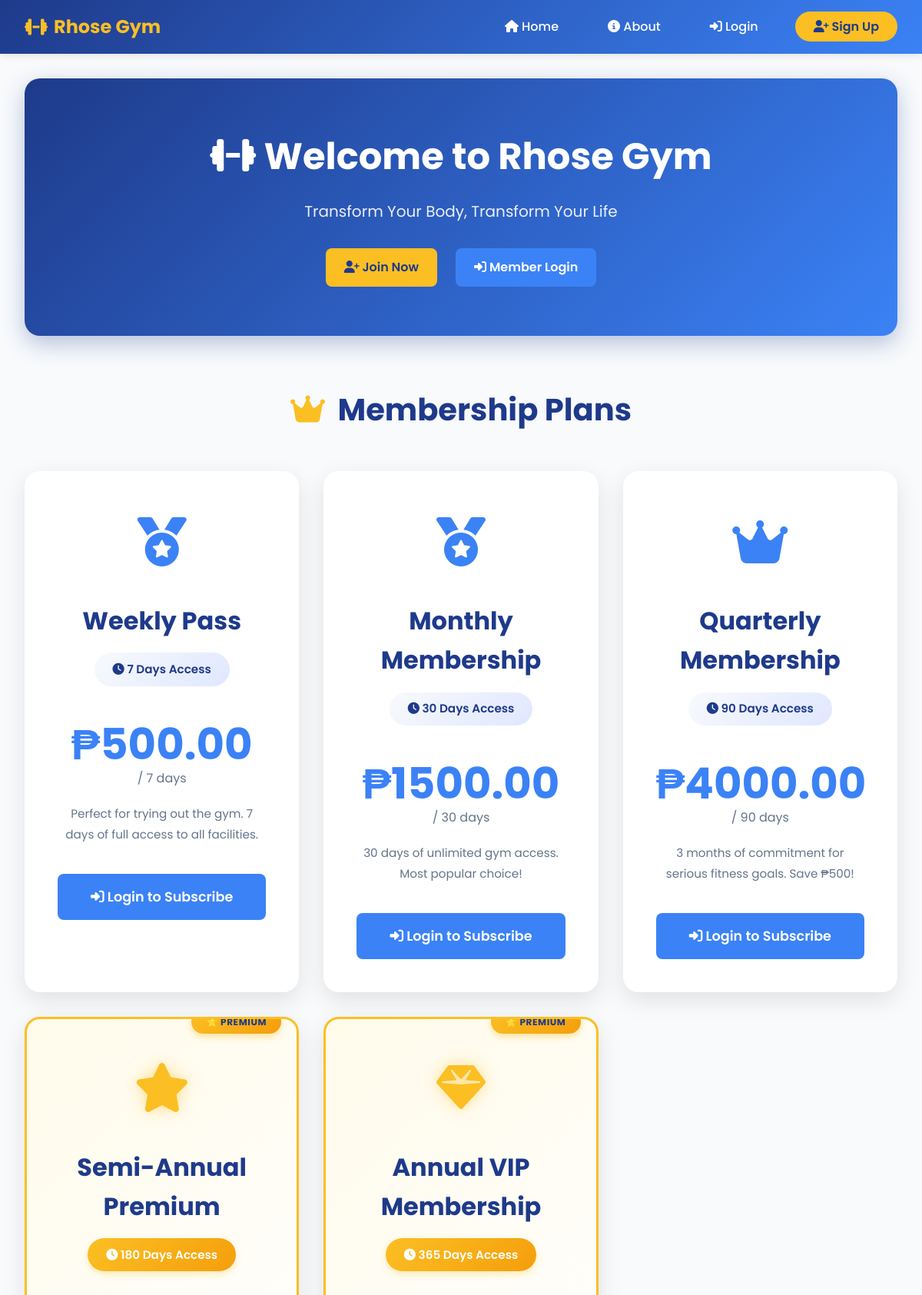
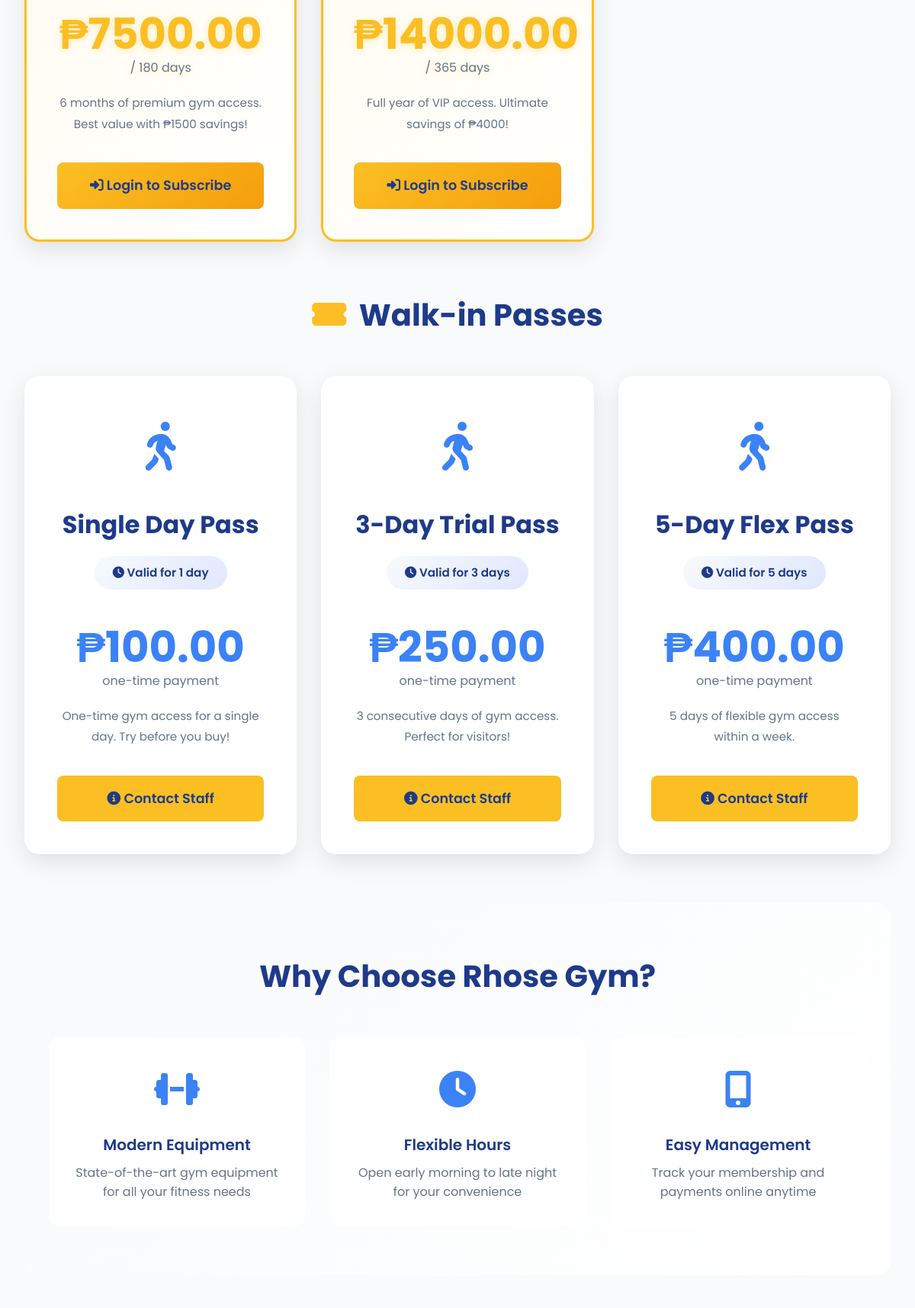
The page / (upper part) on the database its author committed (2 pictures, top to bottom).
### gym_app/models.py (models this page shows, shortened)
class MembershipPlan(models.Model):
    name = models.CharField(max_length=100)
    duration_days = models.IntegerField(help_text="Duration in days")
    price = models.DecimalField(max_digits=10, decimal_places=2)
    description = models.TextField(blank=True, null=True)
    is_active = models.BooleanField(default=True)
    is_archived = models.BooleanField(default=False, help_text="Archived plans are hidden but preserved for records")
    archived_at = models.DateTimeField(null=True, blank=True)
    archived_by = models.ForeignKey(
        User,
        on_delete=models.SET_NULL,
        null=True,
        blank=True,
        related_name='archived_membership_plans'
    )
    created_at = models.DateTimeField(auto_now_add=True)
    updated_at = models.DateTimeField(auto_now=True)
    class Meta:
        db_table = 'membership_plans'
        verbose_name = 'Membership Plan'
        verbose_name_plural = 'Membership Plans'
        ordering = ['price']

class FlexibleAccess(models.Model):
    name = models.CharField(max_length=100)
    duration_days = models.IntegerField(help_text="Validity in days")
    price = models.DecimalField(max_digits=10, decimal_places=2)
    description = models.TextField(blank=True, null=True)
    is_active = models.BooleanField(default=True)
    is_archived = models.BooleanField(default=False, help_text="Archived passes are hidden but preserved for records")
    archived_at = models.DateTimeField(null=True, blank=True)
    archived_by = models.ForeignKey(
        User,
        on_delete=models.SET_NULL,
        null=True,
        blank=True,
        related_name='archived_walk_in_plans'
    )
    created_at = models.DateTimeField(auto_now_add=True)
    updated_at = models.DateTimeField(auto_now=True)
    class Meta:
        db_table = 'flexible_access'
        verbose_name = 'Flexible Access Pass'
        verbose_name_plural = 'Flexible Access Passes'
        ordering = ['duration_days']

### gym_app/views.py (the view)
# urls.py: path('', views.home, name='home'),
def home(request):
    membership_plans = MembershipPlan.objects.filter(
        is_active=True,
        is_archived=False
    ).order_by('price')
    walk_in_passes = FlexibleAccess.objects.filter(
        is_active=True,
        is_archived=False
    ).order_by('duration_days')
    hero_sections = HeroSection.objects.filter(is_active=True).order_by('display_order')
    gallery_images = GymGallery.objects.filter(
        is_active=True,
        is_featured=True
    ).order_by('display_order')[:6]  # Show max 6 featured images
    context = {
        'membership_plans': membership_plans,
        'walk_in_passes': walk_in_passes,
        'hero_sections': hero_sections,
        'gallery_images': gallery_images,
    }
    return render(request, 'gym_app/home.html', context)

### gym_app/templates/gym_app/home.html (shortened to what this page needs)
{% extends 'gym_app/base.html' %}
{% load static %}
{% block extra_css %}
<link rel="stylesheet" href="{% static 'gym_app/css/pages/home.css' %}">
{% endblock %}
{% block content %}
{% if hero_sections %}
    {% for hero in hero_sections %}
    <div class="hero-image-section" style="--overlay-opacity: {{ hero.overlay_opacity }};">
        <picture class="hero-background">
            {% if hero.mobile_image %}
            <source media="(max-width: 768px)" srcset="{{ hero.mobile_image.url }}">
            {% endif %}
            <img src="{{ hero.background_image.url }}" alt="{{ hero.title }}" class="hero-bg-image">
        </picture>
        <div class="hero-overlay"></div>
        <div class="hero-content">
            <div class="hero-text">
                <h1 class="hero-title">
                    <i class="fas fa-dumbbell"></i> {{ hero.title }}
                </h1>
                {% if hero.subtitle %}
                <p class="hero-subtitle">{{ hero.subtitle }}</p>
                {% endif %}
                {% if hero.description %}
                <p class="hero-description">{{ hero.description }}</p>
                {% endif %}
            </div>
            <div class="hero-buttons">
                {% if user.is_authenticated %}
                    <a href="{% url 'dashboard' %}" class="btn btn-gold btn-lg hero-btn">
                        <i class="fas fa-chart-line"></i> Go to Dashboard
                    </a>
                    <a href="{% url 'membership_plans' %}" class="btn btn-primary btn-lg hero-btn">
                        <i class="fas fa-tag"></i> View Plans
                    </a>
                {% else %}
                    <a href="{{ hero.cta_primary_link }}" class="btn btn-gold btn-lg hero-btn">
                        <i class="fas fa-user-plus"></i> {{ hero.cta_primary_text }}
                    </a>
                    {% if hero.cta_secondary_text and hero.cta_secondary_link %}
                    <a href="{{ hero.cta_secondary_link }}" class="btn btn-primary btn-lg hero-btn">
                        <i class="fas fa-sign-in-alt"></i> {{ hero.cta_secondary_text }}
                    </a>
                    {% else %}
                    <a href="{% url 'login' %}" class="btn btn-primary btn-lg hero-btn">
                        <i class="fas fa-sign-in-alt"></i> Member Login
                    </a>
                    {% endif %}
                {% endif %}
            </div>
        </div>
        <div class="scroll-indicator">
            <i class="fas fa-chevron-down"></i>
        </div>
    </div>
    {% endfor %}
{% else %}
    <div class="hero">
        <h1><i class="fas fa-dumbbell"></i> Welcome to Rhose Gym</h1>
        <p>Transform Your Body, Transform Your Life</p>
        <div class="hero-buttons">
            {% if user.is_authenticated %}
                <a href="{% url 'dashboard' %}" class="btn btn-gold">
                    <i class="fas fa-chart-line"></i> Go to Dashboard
                </a>
                <a href="{% url 'membership_plans' %}" class="btn btn-primary">
                    <i class="fas fa-tag"></i> View Plans
                </a>
            {% else %}
                <a href="{% url 'register' %}" class="btn btn-gold">
                    <i class="fas fa-user-plus"></i> Join Now
                </a>
                <a href="{% url 'login' %}" class="btn btn-primary">
                    <i class="fas fa-sign-in-alt"></i> Member Login
                </a>
            {% endif %}
        </div>
    </div>
{% endif %}
{% if membership_plans %}
<section>
    <h2 class="section-title">
        <i class="fas fa-crown"></i>
        Membership Plans
    </h2>
    <div class="plans-grid">
        {% for plan in membership_plans %}
        <div class="plan-card {% if plan.duration_days >= 180 %}premium{% endif %}">
            <div class="plan-icon">
                <i class="fas fa-{% if plan.duration_days >= 365 %}gem{% elif plan.duration_days >= 180 %}star{% elif plan.duration_days >= 90 %}crown{% else %}medal{% endif %}"></i>
            </div>
            <h3 class="plan-name">{{ plan.name }}</h3>
            <div class="plan-duration">
                <i class="fas fa-clock"></i> {{ plan.duration_days }} Days Access
            </div>
            <div class="plan-price">
                ₱{{ plan.price }}
                <small>/ {{ plan.duration_days }} days</small>
            </div>
            <p class="plan-description">
                {{ plan.description|default:"Full access to all gym facilities, equipment, and amenities for the duration of your membership." }}
            </p>
            {% if user.is_authenticated and user.role == 'member' %}
                {% if current_membership %}
                    {% if current_membership.plan.id == plan.id %}
                        <button class="btn btn-success" disabled style="opacity: 0.6;">
                            <i class="fas fa-check"></i> Current Plan
                        </button>
                    {% else %}
                        <button class="btn btn-primary" disabled style="opacity: 0.6;">
                            <i class="fas fa-info-circle"></i> Already Subscribed
                        </button>
                    {% endif %}
                {% else %}
                    <a href="{% url 'subscribe_plan' plan.id %}" class="btn btn-primary">
                        <i class="fas fa-shopping-cart"></i> Subscribe Now
                    </a>
                {% endif %}
            {% else %}
                <a href="{% url 'login' %}" class="btn btn-primary">
                    <i class="fas fa-sign-in-alt"></i> Login to Subscribe
                </a>
            {% endif %}
        </div>
        {% endfor %}
    </div>
</section>
{% endif %}
{% if walk_in_passes %}
<section>
    <h2 class="section-title">
        <i class="fas fa-ticket-alt"></i>
        Walk-in Passes
    </h2>
    <div class="plans-grid">
        {% for pass in walk_in_passes %}
        <div class="plan-card">
            <div class="plan-icon">
                <i class="fas fa-walking"></i>
            </div>
            <h3 class="plan-name">{{ pass.name }}</h3>
            <div class="plan-duration">
                <i class="fas fa-clock"></i> Valid for {{ pass.duration_days }} day{{ pass.duration_days|pluralize }}
            </div>
            <div class="plan-price">
                ₱{{ pass.price }}
                <small>one-time payment</small>
            </div>
            <p class="plan-description">
                {{ pass.description|default:"Perfect for occasional gym visitors. Get access to all facilities without long-term commitment." }}
            </p>
            {% if user.is_authenticated and user.is_staff_or_admin %}
                <a href="{% url 'walkin_purchase' %}" class="btn btn-gold">
                    <i class="fas fa-cash-register"></i> Process Sale
                </a>
            {% else %}
                <a href="{% url 'login' %}" class="btn btn-gold">
                    <i class="fas fa-info-circle"></i> Contact Staff
                </a>
            {% endif %}
        </div>
        {% endfor %}
    </div>
</section>
{% endif %}
<div class="features-section">
    <h2 class="section-title">Why Choose Rhose Gym?</h2>
    <div class="features-grid">
        <div class="feature-card">
            <div class="feature-icon">
                <i class="fas fa-dumbbell"></i>
            </div>
            <h3 class="feature-title">Modern Equipment</h3>
            <p class="feature-desc">State-of-the-art gym equipment for all your fitness needs</p>
        </div>
        <div class="feature-card">
            <div class="feature-icon">
                <i class="fas fa-clock"></i>
            </div>
            <h3 class="feature-title">Flexible Hours</h3>
            <p class="feature-desc">Open early morning to late night for your convenience</p>
        </div>
        <div class="feature-card">
            <div class="feature-icon">
                <i class="fas fa-mobile-alt"></i>
            </div>
            <h3 class="feature-title">Easy Management</h3>
            <p class="feature-desc">Track your membership and payments online anytime</p>
        </div>
    </div>
</div>
{% endblock %}

### gym_app/static/gym_app/css/base/base.css (style rules this page uses)
* { margin: 0; padding: 0; box-sizing: border-box; }
:root { --primary-blue: #1e3a8a; --secondary-blue: #3b82f6; --gold: #fbbf24; --dark-gold: #f59e0b; --light-bg: #f8fafc; --white: #ffffff; --gray: #64748b; --dark-gray: #334155; --success: #10b981; --danger: #ef4444; --warning: #f59e0b; }
body { font-family: 'Poppins', sans-serif; background-color: var(--light-bg); color: var(--dark-gray); line-height: 1.6; }
.btn { display: inline-block; padding: 0.75rem 1.5rem; border-radius: 8px; text-decoration: none; font-weight: 600; transition: all 0.3s; border: none; cursor: pointer; font-size: 1rem; }
.btn-primary { background-color: var(--secondary-blue); color: var(--white); }
.btn-gold { background-color: var(--gold); color: var(--primary-blue); }

### rows shown on the page
MembershipPlan: name "Weekly Pass", duration_days "7", price "500.00", description "Perfect for trying out the gym. 7 days of full access to all facilities."
MembershipPlan: name "Monthly Membership", duration_days "30", price "1500.00", description "30 days of unlimited gym access. Most popular choice!"
MembershipPlan: name "Quarterly Membership", duration_days "90", price "4000.00", description "3 months of commitment for serious fitness goals. Save ₱500!"
MembershipPlan: name "Semi-Annual Premium", duration_days "180", price "7500.00", description "6 months of premium gym access. Best value with ₱1500 savings!"
MembershipPlan: name "Annual VIP Membership", duration_days "365", price "14000.00", description "Full year of VIP access. Ultimate savings of ₱4000!"
FlexibleAccess: name "Single Day Pass", duration_days "1", price "100.00", description "One-time gym access for a single day. Try before you buy!"
FlexibleAccess: name "3-Day Trial Pass", duration_days "3", price "250.00", description "3 consecutive days of gym access. Perfect for visitors!"
FlexibleAccess: name "5-Day Flex Pass", duration_days "5", price "400.00", description "5 days of flexible gym access within a week."
